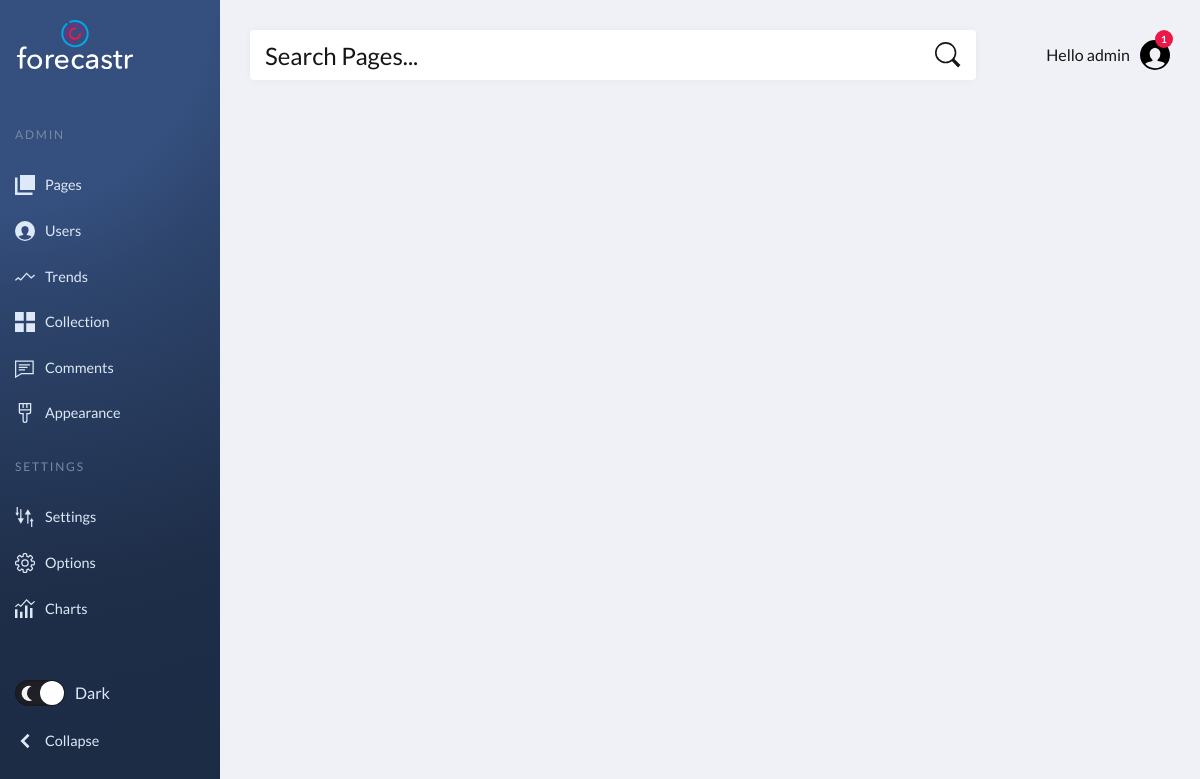
The app's page /gallery/albums/all/ (signed in), older data.
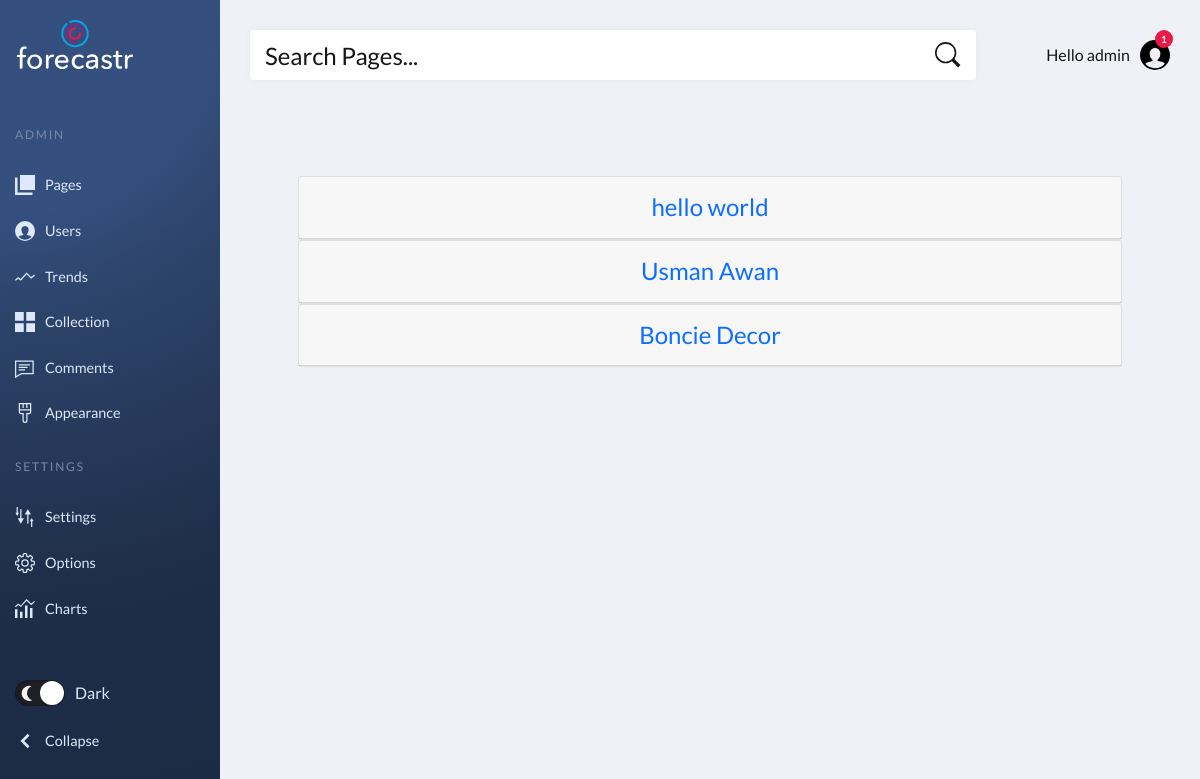
The same page, newer data.
### contentGallery/models.py (models this page shows, shortened)
class PostAlbum(models.Model):
    client = models.ForeignKey(Client, null=True, on_delete= models.SET_NULL, related_name='client_albums')
    posts = models.ManyToManyField(UserPost)
    name = models.CharField(max_length=128, blank=False)

### contentGallery/views.py (the view)
# urls.py: path("albums/all/", views.albumList, name="albums"),
def albumList(request):
    client = request.user.client
    clientAlbums = client.client_albums.all()
    albums = PostAlbum.objects.all()
    context = {'albums': clientAlbums}
    return render(request, "contentGallery/albums.html", context=context)

### contentGallery/templates/contentGallery/albums.html (shortened to what this page needs)
{%  extends 'utilaties/dashboard.html' %}
{% load static %}
{% block cssStyles %}
    <link href="https://cdnjs.cloudflare.com/ajax/libs/toastr.js/2.1.1/toastr.min.css" rel="stylesheet" media="all">
{% endblock cssStyles %}
{% block content %}
<section>
    <div class="container p-5 mt-5 pt-5">
        <div class="row clearfix m-r-70 m-l-70 m-t-30">
            {% for album in albums %}
              <div class="col-lg-12 text-center content-centers">
                <div class="card data-usage category-card">
                <div class="card-header">
                    <div class="row clearfix m-r-70 m-l-70 mt-2">
                        <div class="col-lg-12">
                            <h2 class="display h4 text-primary primary-d">{{album.name}} </h2>
                        </div>
                    </div>
                </div>
                </div>
              </div>
            {% endfor %}
        </div>
    </div>
</section>
{% endblock content %}

Row changes from the older to the newer data that the page shows:
added PostAlbum: name "hello world"
added PostAlbum: name "Usman Awan"
added PostAlbum: name "Boncie Decor"
